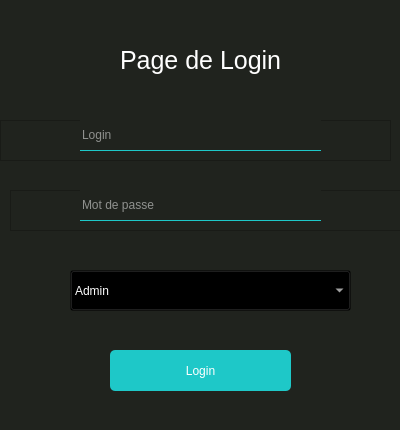
<?xml version="1.0" encoding="UTF-8"?>
<ui version="4.0">
 <class>Form</class>
 <widget class="QWidget" name="Form">
  <property name="geometry">
   <rect>
    <x>0</x>
    <y>0</y>
    <width>400</width>
    <height>430</height>
   </rect>
  </property>
  <property name="windowTitle">
   <string>Form</string>
  </property>
  <property name="styleSheet">
   <string notr="true">background-color: rgb(32,35,30);
color: white;</string>
  </property>
  <widget class="QLabel" name="label">
   <property name="geometry">
    <rect>
     <x>120</x>
     <y>40</y>
     <width>171</width>
     <height>41</height>
    </rect>
   </property>
   <property name="styleSheet">
    <string notr="true">font-size: 25px;</string>
   </property>
   <property name="text">
    <string>Page de Login</string>
   </property>
  </widget>
  <widget class="QPushButton" name="connectButton">
   <property name="geometry">
    <rect>
     <x>110</x>
     <y>350</y>
     <width>181</width>
     <height>41</height>
    </rect>
   </property>
   <property name="styleSheet">
    <string notr="true">border:0;
background-color: rgb(30,200,200);
border-radius: 5px;</string>
   </property>
   <property name="text">
    <string>Login</string>
   </property>
  </widget>
  <widget class="QComboBox" name="choix_admin">
   <property name="geometry">
    <rect>
     <x>70</x>
     <y>270</y>
     <width>281</width>
     <height>41</height>
    </rect>
   </property>
   <property name="styleSheet">
    <string notr="true">background-color: transparent;</string>
   </property>
   <item>
    <property name="text">
     <string>Admin</string>
    </property>
   </item>
   <item>
    <property name="text">
     <string>Employé</string>
    </property>
   </item>
  </widget>
  <widget class="QFrame" name="frame">
   <property name="geometry">
    <rect>
     <x>0</x>
     <y>120</y>
     <width>391</width>
     <height>41</height>
    </rect>
   </property>
   <property name="frameShape">
    <enum>QFrame::StyledPanel</enum>
   </property>
   <property name="frameShadow">
    <enum>QFrame::Raised</enum>
   </property>
   <widget class="QLineEdit" name="login">
    <property name="geometry">
     <rect>
      <x>80</x>
      <y>0</y>
      <width>241</width>
      <height>31</height>
     </rect>
    </property>
    <property name="styleSheet">
     <string notr="true">border:0;
border-bottom: 1px solid rgb(30,200,200);</string>
    </property>
    <property name="placeholderText">
     <string>Login</string>
    </property>
   </widget>
  </widget>
  <widget class="QFrame" name="frame_2">
   <property name="geometry">
    <rect>
     <x>10</x>
     <y>190</y>
     <width>391</width>
     <height>41</height>
    </rect>
   </property>
   <property name="frameShape">
    <enum>QFrame::StyledPanel</enum>
   </property>
   <property name="frameShadow">
    <enum>QFrame::Raised</enum>
   </property>
   <widget class="QLineEdit" name="mdp">
    <property name="geometry">
     <rect>
      <x>70</x>
      <y>0</y>
      <width>241</width>
      <height>31</height>
     </rect>
    </property>
    <property name="styleSheet">
     <string notr="true">border:0;
border-bottom: 1px solid rgb(30,200,200);</string>
    </property>
    <property name="echoMode">
     <enum>QLineEdit::Password</enum>
    </property>
    <property name="placeholderText">
     <string>Mot de passe</string>
    </property>
   </widget>
  </widget>
 </widget>
 <resources/>
 <connections/>
</ui>
